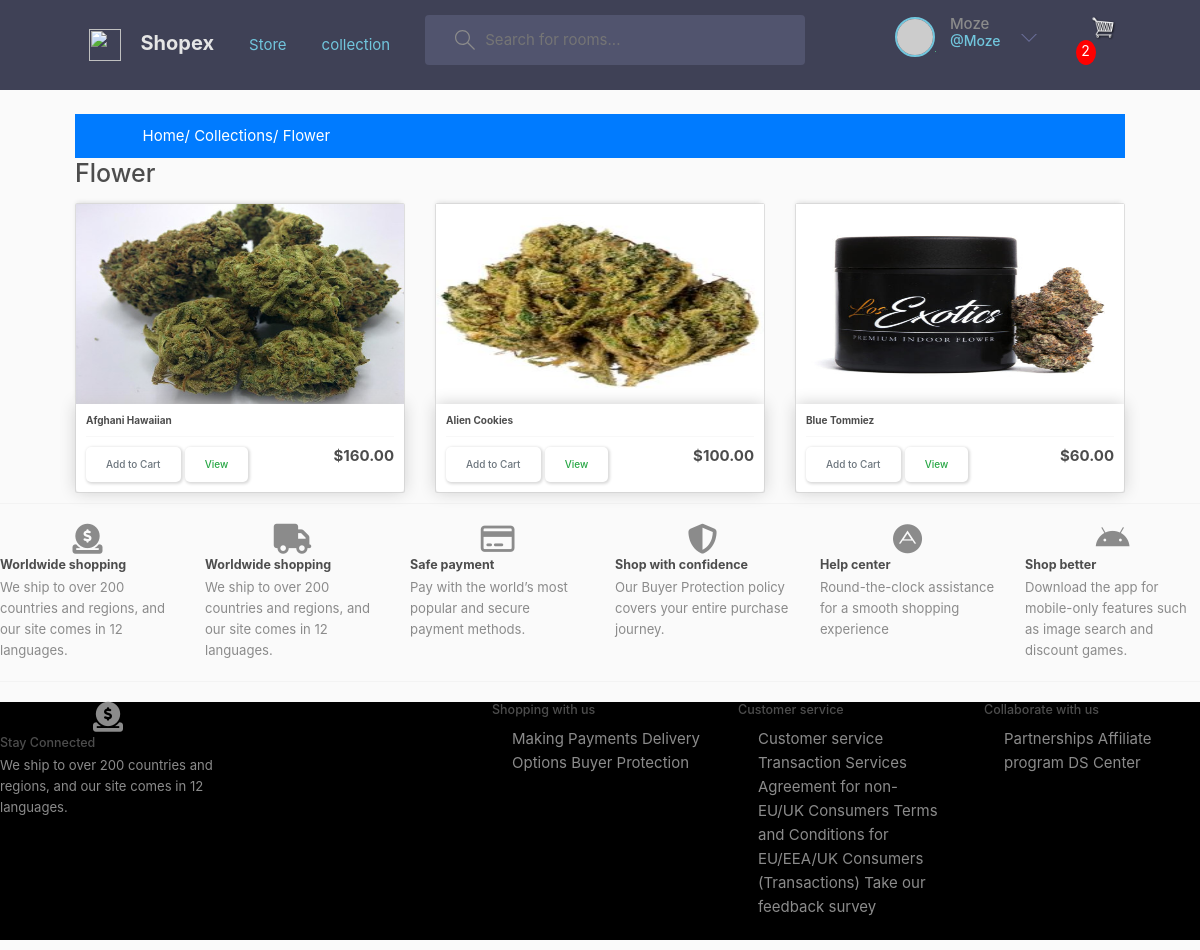
Screenshot of /collectionsView/flower/ (signed in) with the database file from the repository.
### store/models.py (models this page shows, shortened)
class Category(models.Model):
    slug = models.SlugField(max_length=200,null=True,blank=False)
    name = models.CharField(max_length=200,null=True)
    price = models.DecimalField(max_digits=7,decimal_places=2 )
    descriptions = models.TextField(max_length=500,null=True,blank=False)
    digital = models.BooleanField(default=False,null=True,blank=False)
    image = models.ImageField(null=True, blank=True)
    trending = models.BooleanField(default=False,help_text="0=default, 1=Trending")
    meta_title = models.CharField(max_length=200,null=False,blank=False)
    meta_keyword = models.CharField(max_length=200,null=False,blank=False)
    status = models.BooleanField(default=False,help_text="0=default, 1=Hidden")

class Product(models.Model):
    category = models.ForeignKey(Category,on_delete=models.SET_NULL,blank=True,null=True)
    slug = models.SlugField(max_length=200,null=True,blank=False)
    name = models.CharField(max_length=200,null=True)
    price = models.DecimalField(max_digits=7,decimal_places=2 )
    old_price =  models.DecimalField(max_digits=7,decimal_places=2,null=True,)
    small_descriptions = models.CharField(max_length=500,null=True,blank=False)
    descriptions = models.TextField(max_length=500,null=True,blank=False)
    digital = models.BooleanField(default=False,null=True,blank=False)
    image = models.ImageField(null=True, blank=True)
    trending = models.BooleanField(default=False,help_text="0=default, 1=Trending")
    tag =  models.CharField(max_length=200,null=True,blank=False)
    status = models.BooleanField(default=False,help_text="0=default, 1=Hidden")
    @property
    def imageURL(self):
        try:
            url = self.image.url
        except:
            url = ''
        return url

### store/views.py (the view)
# urls.py: path('collectionsView/<str:slug>/', views.collectionView,name="collectionsView"),
def collectionView(request,slug):
    data = cartData(request)
    if(Category.objects.filter(slug=slug,status=0)):
        products = Product.objects.filter(category__slug = slug)
        cartItems = data['cartItems']
        category = Category.objects.filter(slug=slug).first()
        context = {'products':products,'category':category,'cartItems':cartItems}
        return render(request,'store/trial.html',context)
    else:
        messages.warning(request, 'no such category')
        return redirect('collections')

### store/models.py (called while the page is built)
    @property
    def get_cart_items(self):
        ordereditems = self.ordereditem_set.all()
        total = sum([item.quantity for item in ordereditems])
        return total

### store/utils.py (called while the page is built)
def cartData(request):
    if request.user.is_authenticated:
        user = request.user
        customer,created = Customer.objects.get_or_create(
            email=user.email,
            username = user.username,
        )
        customer.name = user.username
        customer.save()
        order, created = Order.objects.get_or_create(customer=customer,complete=False)
        items= order.ordereditem_set.all()
        cartItems = order.get_cart_items
    else:
       cookieData = cookieCart(request)
       cartItems = cookieData['cartItems']
       order = cookieData['order']
       items = cookieData['items']
    return{'cartItems':cartItems,'order':order,'items':items}

### store/templates/store/trial.html
{% extends 'store/main.html' %}
{% load static %}
{% block content %}
<div class="py-3 bg-primary">
    <div class="container">
        <a class="text-white" href="{% url 'store' %}" style=" text-decoration: none;">Home/</a>
        <a class="text-white" href="{% url 'collection' %}" style=" text-decoration: none;">Collections/</a>
        <a class="text-white" href="{% url 'collectionsView' category.slug %}" style=" text-decoration: none;">{{category.name}}</a>
    </div>
</div>
<h1>{{category.name}}</h1>
	<div class="row">
		{% for product in products %}
		<div class="col-lg-4">
                <div class="card">
                <img class="thumbnail" src="{{product.imageURL}}">
                    <div class="box-element product">
                        <h6><strong>{{ product.name }}</strong></h6>
                        <hr>
                        <button data-product="{{product.id}}" data-action="add" class="btn btn-outline-secondary add-btn update-cart">Add to Cart</button>
                        <a class="btn btn-outline-success" href="{% url 'productView' product.category.slug product.slug %}">View</a>
                        <h4 style="display: inline-block; float: right"><strong>${{ product.price|floatformat:2 }}</strong></h4>
                    </div>
	        	</div>
        </div>
		{% endfor %}
	</div>
{% endblock content %}

### store/templates/store/main.html (shortened to what this page needs)
<!DOCTYPE html>
{% load static %}
<html>
<head>
	<link rel="stylesheet" href="https://stackpath.bootstrapcdn.com/bootstrap/4.4.1/css/bootstrap.min.css">
	<link rel="stylesheet" href="path/to/bootstrap/css/bootstrap.min.css">
	<link rel="stylesheet" href="path/to/font-awesome/css/font-awesome.min.css">
	<link rel="stylesheet" href="https://cdn.jsdelivr.net/npm/bootstrap@4.3.1/dist/css/bootstrap.min.css">
	<link rel="stylesheet" href="https://cdnjs.cloudflare.com/ajax/libs/font-awesome/4.7.0/css/font-awesome.min.css">
	<link rel="stylesheet" type="text/css" href="{% static 'css/main.css' %}">
</head>
<body>
	<header class="header header--loggedIn">
		<div class="container">
		  <a href="{% url 'store' %}" class="header__logo">
			<img src="{% static 'images/logo.svg' %}" />
			<h1>Shopex</h1>
		  </a>
		  <a class="header__logo" href="{% url 'store' %}">Store <span class="sr-only">(current)</span></a>
		  <a class="header__logo" href="{% url 'collection' %}">collection</a>
		  <form class="header__search" method="GET" action="#">
			<label>
			  <input  name="q" placeholder="Search for rooms..." />
			</label>
		  </form>
	<nav class="header__menu">
	{% if user.is_authenticated %}
	<div class="header__user">
		<a href="{% url 'user-profile' user.id %}">
		  <div class="avatar avatar--medium active">
			<img src="https://randomuser.me/api/portraits/men/37.jpg" />
		  </div>
		  <p>{{request.user.username}} <span>@{{request.user.username}}</span></p>
		</a>
		<button class="dropdown-button">
		  <svg version="1.1" xmlns="http://www.w3.org/2000/svg" width="32" height="32" viewBox="0 0 32 32">
			<title>chevron-down</title>
			<path d="M16 21l-13-13h-3l16 16 16-16h-3l-13 13z"></path>
		  </svg>
		</button>
	  </div>
		 {% else %}
			<a href="{% url 'login' %}"class="btn btn-outline-warning">Login</a>
			<img src="{% static 'images/avatar.svg' %}" />
			</a>
	{% endif %}
	</nav>
	<div class="form-inline my-2 my-lg-0">
		<div class="search-bar">
			<a href="{% url 'cart' %}">
				<img  id="cart-icon" src="{% static 'images/cart.png' %}">
			</a>
			<p id="cart-total">{{cartItems}}</p>
			</div>
	 </div>
	</div>
	</header>
     <div class="container">
            <br>
            {% block content %}
            {% endblock content %}
         </div>
		<hr>
<div class="bottom-footer" style="margin-top: 2rem;">
	<div class="row">
		<div class="col">
			<center><i class="fa-sharp fa-solid fa-circle-dollar-to-slot fa-2x"></i></center>
			<h5><strong>Worldwide shopping</strong></h5>
			<p style="font-size: 0.875em!important;">We ship to over 200 countries and regions, and our site comes in 12 languages.</p>
		</div>
		<div class="col">
			<center><i class="fa-solid fa-truck fa-2x"></i></center>
			<h5><strong>Worldwide shopping</strong></h5>
			<p style="font-size: 0.875em!important;">We ship to over 200 countries and regions, and our site comes in 12 languages.</p>
		</div>
		<div class="col">
			<center><i class="fa-regular fa-credit-card fa-2x"></i></center>
			<h5><strong>Safe payment</strong></h5>
			<p style="font-size: 0.875em!important;">Pay with the world’s most popular and secure payment methods.</p>
		  </div>
		  <div class="col">
			<center><i class="fa-solid fa-shield-halved fa-2x"></i></center>
			<h5><strong>Shop with confidence</strong></h5>
			<p style="font-size: 0.875em!important;">Our Buyer Protection policy covers your entire purchase journey.</p>
		  </div>
		  <div class="col">
			<center><i class="fa-brands fa-adn fa-2x"></i></center>
			<h5><strong>Help center</strong></h5>
			<p style="font-size: 0.875em!important;">Round-the-clock assistance for a smooth shopping experience</p>
		  </div>
		  <div class="col">
			<center><i class="fa-brands fa-android fa-2x"></i></center>
			<h5><strong>Shop better</strong></h5>
			<p style="font-size: 0.875em!important;">Download the app for mobile-only features such as image search and discount games.</p>
		  </div>
</div>
<hr>
<div class="bottom-footer" style="margin-top: 2rem; background-color: black; " >
	<div class="row">
		<div class="col">
			<center><i class="fa-sharp fa-solid fa-circle-dollar-to-slot fa-2x"></i></center>
			<h5>Stay Connected</h5>
			<p style="font-size: 0.875em!important;">We ship to over 200 countries and regions, and our site comes in 12 languages.</p>
		</div>
		<div class="col">
		</div>
		<div class="col">
			<h5>Shopping with us</h5>
			<p style="font-size: 0.875em!important;">
				<ul>
					<l1>Making Payments</l1>
					<l1>Delivery Options</l1>
					<l1>Buyer Protection</l1>
				</ul>
			</p>
		  </div>
		  <div class="col">
			<h5>Customer service</h5>
			<p style="font-size: 0.875em!important;">
				<ul>
					<l1>Customer service</l1>
					<l1>Transaction Services Agreement for non-<br>EU/UK Consumers</l1>
					<l1>Terms and Conditions for EU/EEA/UK</l1>
					<l1>Consumers (Transactions)</l1>
					<l1>Take our feedback survey</l1>
				</ul>
			</p>
		  </div>
		  <div class="col">
			<h5>Collaborate with us</h5>
			<p style="font-size: 0.875em!important;">
				<ul>
					<l1>Partnerships</l1>
					<l1>Affiliate program</l1>
					<l1>DS Center</l1>
				</ul>
			</p>
		  </div>
</div>
<hr>
</body>
</html>

### static/css/main.css (style rules this page uses)
body { background-color: hsl(0, 0%, 98%); }
h1,h2,h3,h4,h5,h6 { color:hsl(0, 0%, 30%); }
.box-element { box-shadow:hsl(0, 0%, 80%) 0 0 16px; background-color: #fff; border-radius: 4px; padding: 10px; }
.thumbnail { width: 100%; height: 200px; -webkit-box-shadow: -1px -3px 5px -2px rgba(214,214,214,1); -moz-box-shadow: -1px -3px 5px -2px rgba(214,214,214,1); box-shadow: -1px -3px 5px -2px rgba(214,214,214,1); }
.product { border-radius: 0 0 4px 4px; }
#cart-icon { width:25px; display: inline-block; margin-left: 15px; }
#cart-total { display: block; text-align: center; color:#fff; background-color: red; width: 20px; height: 25px; border-radius: 50%; font-size: 14px; }
.col-lg-4, .col-lg-6, .col-lg-8, .col-lg-12 { margin-top: 10px; }
.btn { border-radius: 0; }
a { text-decoration: none; }
.search-bar { width: 100% !important; margin-left: 10% !important; }
:root { --color-main: #71c6dd; --color-main-light: #e1f6fb; --color-dark: #3f4156; --color-dark-medium: #51546e; --color-dark-light: #696d97; --color-light: #e5e5e5; --color-gray: #8b8b8b; --color-light-gray: #b2bdbd; --color-bg: #2d2d39; --color-success: #5dd693; --color-error: #fc4b0b; }
* { font-family: "DM Sans", -apple-system, BlinkMacSystemFont, "Segoe UI", Roboto, Oxygen, Ubuntu, Cantarell, "Open Sans", "Helvetica Neue", sans-serif; margin: 0; padding: 0; text-rendering: optimizeLegibility; font-size: inherit; }
html { font-size: 56.25%; }
@media only screen and (min-width: 1200px) { html { font-size: 62.5%; } }
body { line-height: 1.6; font-weight: 400; font-size: 1.5rem; color: var(--color-gray); min-height: 100vh; }
img { width: 100%; }
a { display: inline-block; color: var(--color-main); text-decoration: none; }
.container { max-width: 120rem; width: 90%; margin: auto; }
.btn { background-color: transparent; border: none; display: inline-flex; align-items: center; gap: 1rem; cursor: pointer; transition: all ease-in-out 0.3s; padding: 1rem 2rem; border-radius: 5px; box-shadow: 1px 1px 3px 1px rgba(0, 0, 0, 0.15); font-weight: 500; }
.avatar { position: relative; display: inline-block; border-radius: 50%; border: 2px solid var(--color-main); }
.avatar img { display: block; border-radius: 50%; object-fit: cover; object-position: center; }
.avatar::after { content: ""; display: block; position: absolute; background-color: var(--color-gray); z-index: 111; border-radius: 50%; border: 0.3rem solid var(--color-dark); }
.avatar.active::after { background-color: var(--color-success); }
.avatar.avatar--medium img { width: 3.6rem; height: 3.6rem; border-radius: 50%; }
.avatar.avatar--medium:after { width: 0.7rem; height: 0.7rem; bottom: 0px; right: -6px; }
.header { padding: 1.5rem; background-color: var(--color-dark); }
.header > .container { display: flex; gap: 3.5rem; }
.header__logo, .header__user { display: flex; gap: 2rem; align-items: center; }
.header__logo > img { height: 3.2rem; width: 3.2rem; }
.header__logo > h1 { font-weight: 700; font-size: 2rem; color: var(--color-light); }
.header__search > label { background-color: var(--color-dark-medium); padding: 1.3rem 2rem; display: flex; align-items: center; gap: 1rem; border-radius: 4px; }
.header__search svg { fill: var(--color-gray); width: 2rem; height: 2rem; margin-left: 1rem; }
.header__search input { width: 30rem; background: transparent; border: none; outline: none; color: var(--color-light); }
.header__menu { margin-left: auto; position: relative; }
.header__menu a { display: flex; gap: 1.5rem; align-items: center; font-weight: 500; text-decoration: none; color: var(--color-gray); }
.header__menu img { height: 3.6rem; }
.header__menu p { line-height: 1.2; }
.header__menu span { color: var(--color-main); font-weight: 500; font-size: 1.4rem; display: block; }
.header__menu svg { width: 1.6rem; height: 1.6rem; fill: var(--color-dark-light); }
.dropdown-button { background: transparent; border: 0; outline: 0; cursor: pointer; }

### store/templates/store/main.html (style rules this page uses)
a { text-decoration: none; }

### rows the page displays
Category: name "Flower"
Product: imageURL (picture), name "Afghani Hawaiian", price "160.00"
Product: imageURL (picture), name "Alien Cookies", price "100.00"
Product: imageURL (picture), name "Blue Tommiez", price "60.00"

### other values shown
{{ request.user.username }} "Moze"
{{ cartItems }} "2"
